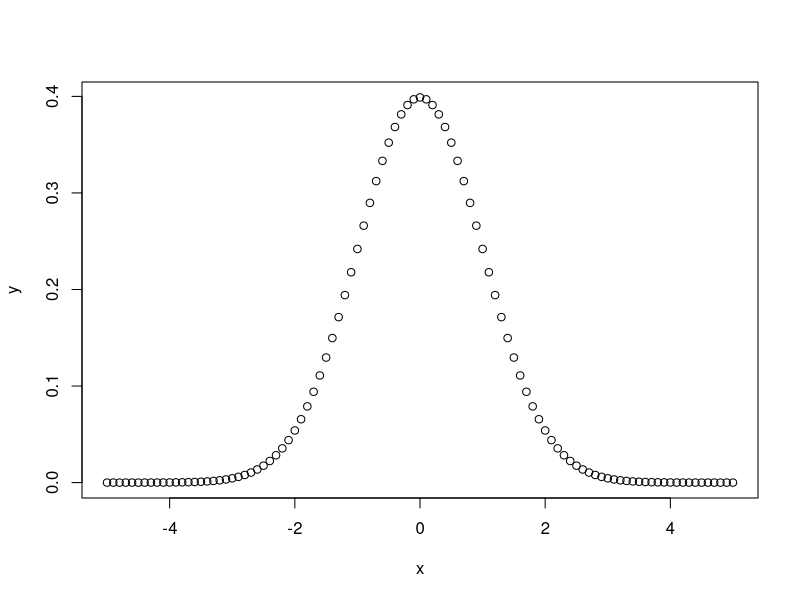
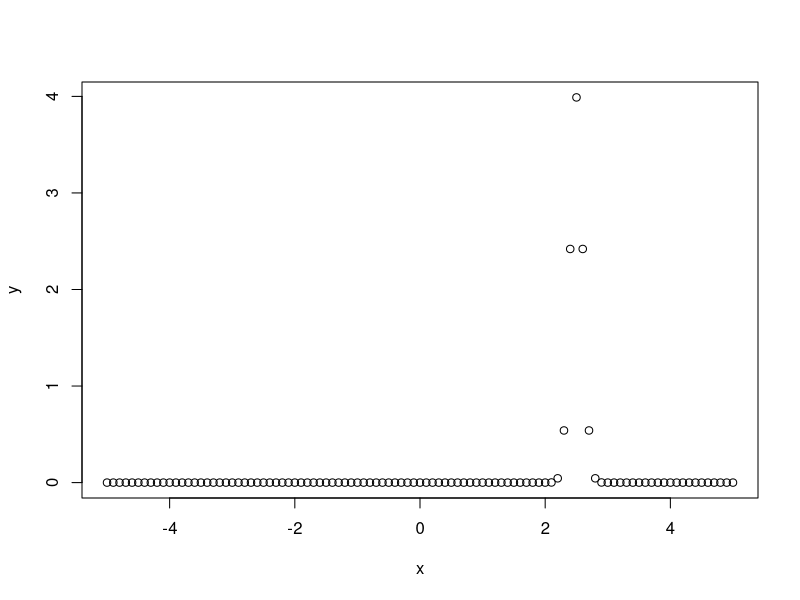
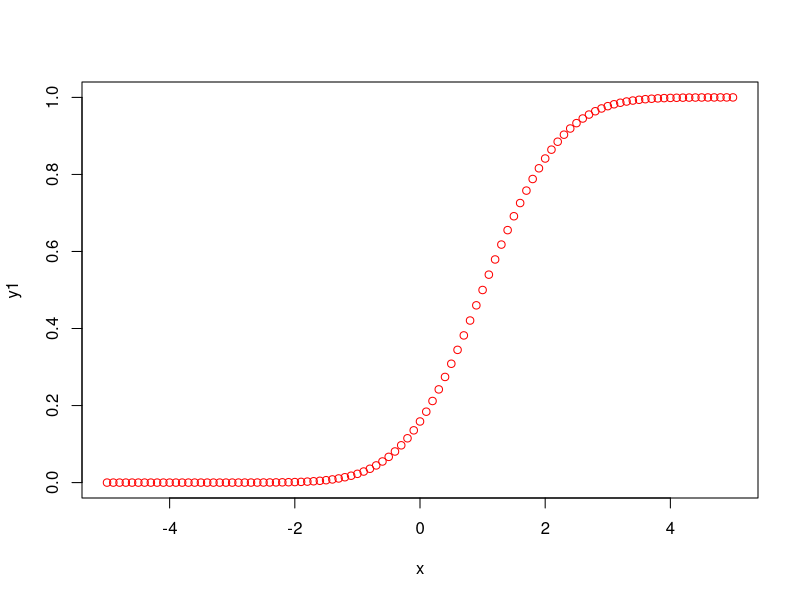
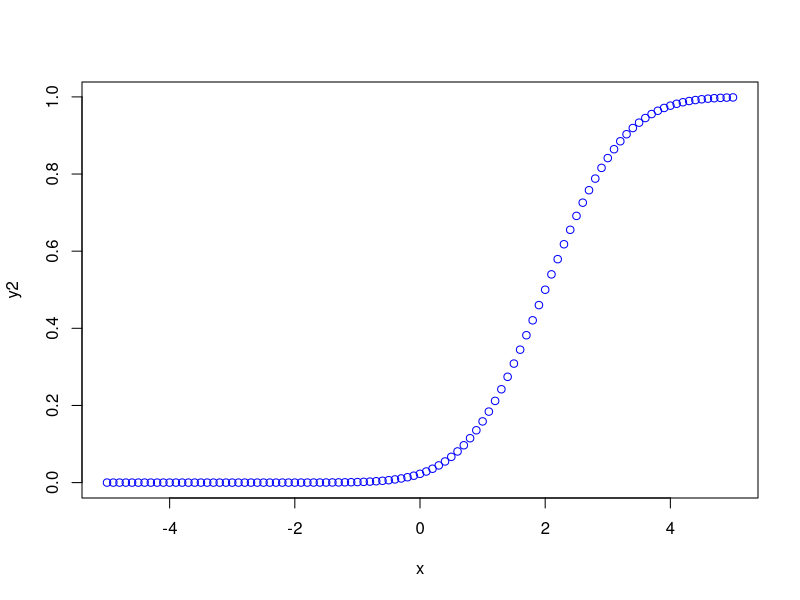
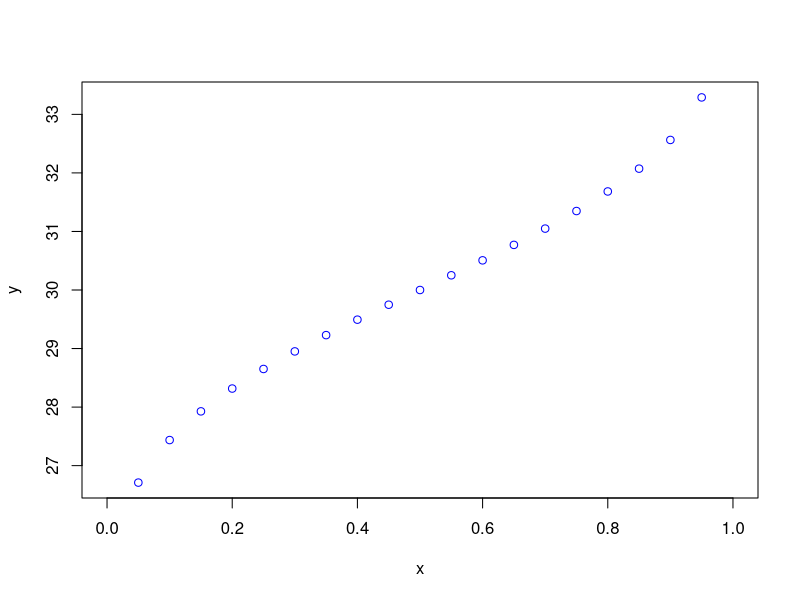
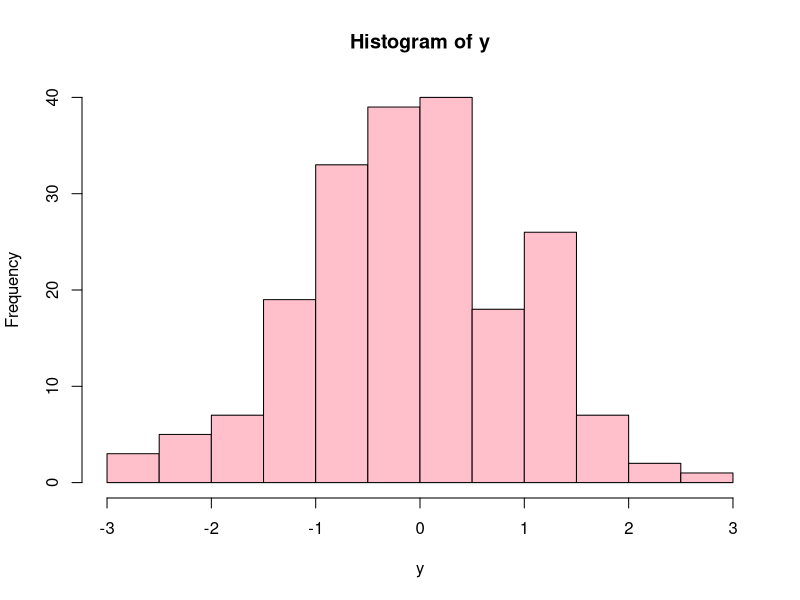
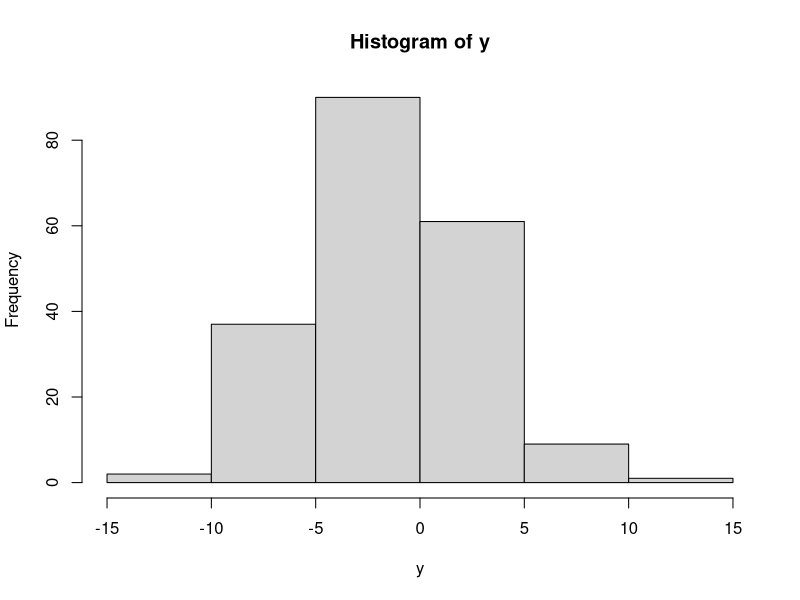
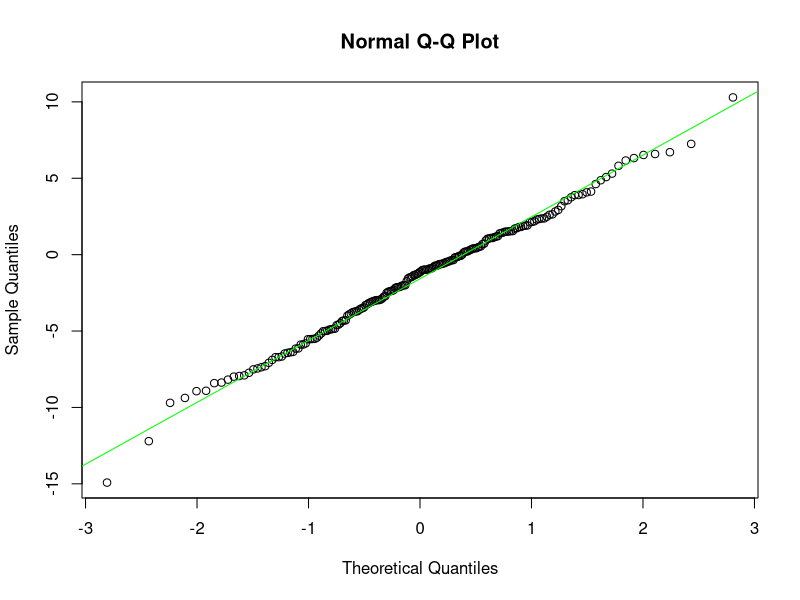

These figures' R source, in order:
# **************** Normal Distribution **************** 

# d = height of probability density function
dnorm(0, mean=0, sd=1) #same as dnorm(0)
dnorm(0, mean=4, sd=1) #same as dnorm(0, mean=4)
dnorm(0, mean=4, sd=10)
#
v = c(0, 1, 2)
dnorm(v)
#
x = seq(-5, 5, by=0.1)
y = dnorm(x) #the default mean=0, sd=1
plot(x, y)
#
y = dnorm(x, mean=2.5, sd=0.1)
plot(x, y)



# p = cumulative density function
pnorm(0) #same as pnorm(0, mean=0, sd=1)
pnorm(1)
pnorm(0, mean=2, sd=3)
v = c(0, 1, 2)
pnorm(v)
pnorm(-1)
1 - pnorm(1)
pnorm(1, lower.tail=FALSE)
1 - (pnorm(-2) + pnorm(2, lower.tail=FALSE))

normalCdf <- function(lowerBound, upperBound) {
  #same as    1 - (pnorm(-2) + pnorm(2, lower.tail=FALSE))
  return (1 - (pnorm(lowerBound) + 1 - pnorm(upperBound)))
}
normalCdf(-1, 1)
normalCdf(-2, 2)
normalCdf(-3, 3)

x = seq(-5, 5, by=0.1)
y1 = pnorm(x, mean=1, sd=1)
y2 = pnorm(x, mean=2, sd=1)
plot(x, y1, col='red')
plot(x, y2, col='blue')



# q = inverse cumulative density function
qnorm(0.5, mean=0, sd=1) #inverse cdf
qnorm(0.02275013, mean=2, sd=1) # ~ rounds to 0
qnorm(0.5, mean=1, sd=2)
qnorm(0.5, mean=2, sd=2)
qnorm(0.5, mean=2, sd=10)
qnorm(0.25, mean=2, sd=2)
qnorm(0.333)
qnorm(0.333, sd=3)
#
v = c(0.1, 0.3, 0.75) #list of areas
qnorm(v)
#
x = seq(0, 1, by=0.05)
y = qnorm(x, mean=30, sd=2)
plot(x, y, col='blue')



# r = random numbers
rnorm(4)
rnorm(4, mean=3, sd=3)
#
y <- rnorm(200)
hist(y, col='pink')
y <- rnorm(200, mean=-2, sd=4)
hist(y)
#
qqnorm(y)
qqline(y, col='green') #line through q-q plot





# **************** t Distribution **************** 

# dt = height of t distrbution
x <- seq(-20, 20, by=0.5)
y <- dt(x, df=10)
plot(x, y, type='l')
y <- dt(x, df=50)
plot(x, y)



# pt = tcdf
pt(-3, df=10)
1 - pt(3, df=10)
pt(3, df=10)
#
tValue <- (mean(x)-2)/sd(x)
pValue <- pt(tValue, df=20)
pValue



# qt = inverse tcdf
qt(0.05, df=10)
qt(0.10, df=10, lower.tail=FALSE)



# rt = random t-distributed numbers
rt(3, df=10)
rt(10, df=100)






# **************** Binomial Distribution **************** 

# dbinom(x, n, p)
x <- seq(0, 50, by=1)
y <- dbinom(x, 50, 0.2)
plot(x, y)
y <- dbinom(x, 50, 0.6)
plot(x, y)



# pbinom(x, n, p)
pbinom(24, 50, 0.5)
1 - pbinom(25, 50, 0.5)
pbinom(25, 50, 0.5)
pbinom(26, 50, 0.5)
pbinom(25, 51, 0.5)
pbinom(25, 50, 0.25)



# qbinom(area left tail, n, p)
qbinom(0.5, 51, 1/2)
qbinom(0.25, 51, 1/2)
pbinom(23, 51, 1/2)



# rbinom(number of random numbers, n, p)
rbinom(200, 50, 0.2)
rbinom(10, 100, 0.2)
rbinom(5, 100, 0.7)






# **************** Chi-Squared Distribution ***************

# dchisq(x, df=df0)
x <- seq(0, 80, by=0.5)
y <- dchisq(x, df=4)
plot(x, y)
y <- dchisq(x, df=30)
plot(x, y)



# pchisq(x, df=df0)
pchisq(2, df=10) # left tailed
pchisq(2, df=10, lower.tail=FALSE)
pchisq(3, df=20)



# qchisq(left area, df=df0)
qchisq(0.05, df=10)
qchisq(0.05, df=10, lower.tail=FALSE)
qchisq(0.95, df=10)
v <- c(0.005, 0.025, 0.05)
qchisq(v, df=25)



# rchisq(number, df=df0)
rchisq(3, df=10)
rchisq(3, df=70)


# **************** F Distribution ***************
curve(df(x, 6, 11), xlim=c(0, 10), main="F Distribution")
curve(df(x, 19, 5), xlim=c(0, 10), main="F Distribution")
df(2, df1=19, df2=5)

pf(2, df1=19, df2=5)

qf(0.05, df1=19, df2=5)

rf(10, df1=19, df2=5)


# **************** Hypergeometric Distribution ***************

"Suppose you have an urn with 30 balls, 10 red and 20 white. You
select 15 at random. What is the probability that the 
sample contains 8 red? contains 8 or more red?

http://stat.ethz.ch/R-manual/R-patched/library/stats/
html/Hypergeometric.html
http://www.math.grin.edu/~mooret/courses/math335/binom-hyper.html"

dhyper(x=8, m=10, n=20, k=15)
1-phyper(7, 10, 20, 15)
qhyper(0.10, 10, 20, 15)
rhyper(10, 10, 20, 15)

#sample <- rhyper(100, 10, 20, 15)
#hist(sample, breaks=seq(-0.5, 6.5, 1), col='light grey', border='grey')


# **************** Geometric Distribution ***************

"https://stat.ethz.ch/R-manual/R-devel/library/stats/html/
Geometric.html"

x = seq(0, 10, by=1)
y = dgeom(x, 0.2)
plot(x, y)

"
P(X = x) = pq^(x-1)
P(X <= x) = 1-q^x
"

" What is the probability an agent must select 4 people before he
finds one who attended the last game? (p(person attends game) =0.2"
dgeom(4-1, 0.2) # = geometpdf(4, 0.2) = 0.1024

" What is probability he must select more than 6 people before
finding one who attended the game?"
1-pgeom(6-1, 0.2) # = 1-geometcdf(0.2, 6) = 0.262

"Products are made by a machine with a 3% defective rate. What
is probability that first defective occurs in fifth item?"
dgeom(5-1, 0.03)

"What is probability that first defective occurs in first five
inspections?"
# P(X <= 5) = 1- geometcdf(0.03, 5)
pgeom(4, 0.03) #num failures that occur before first success


par (mfrow = c(2,2))
# dp par(mfrow=c(1,1)) to get back normal view
x<-0:4
plot(x+1, dgeom(x, prob = .95),
     xlab = "X = Number of Trials", ylab = "P(X=x)",
     type = "h", main = "First Ready Terminal, p = .95")
x<-0:9
plot(x+1, dgeom(x, prob = .5),
     xlab = "X = Number of Trials", ylab = "P(X=x)",
     type = "h", main = "First Head, p = .5")
x<- 0:19
plot(x+1, dgeom(x, prob = .2),
     xlab = "X = Number of Trials", ylab = "P(X=x)",
     type = "h", main = "First Defective, p = .2")
x<- seq(0, 400, 50)
plot(x+1, dgeom(x, prob = .01),
     xlab = "X = Number of Trials", ylab = "P(X=x)",
     type = "h", main = "First Bit in Error, p = .01")


"Production line has 20% defective rate. What is the min number
of inspections necessary so probability of finding a defective
is more than 75%?"
qgeom(0.75, 0.2) # = after 6 non-defectives, 
#there is at least 75% chance of obtaining the first defective.
